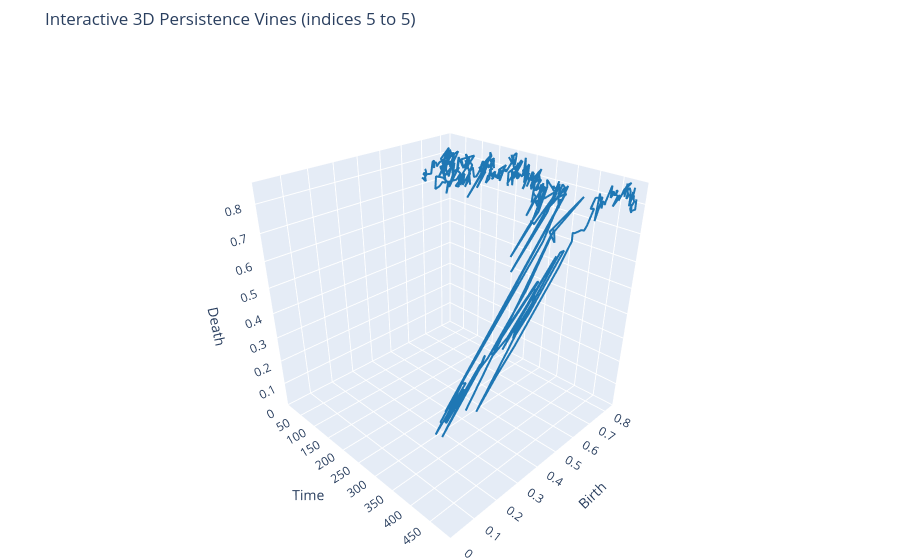

This figure's notebook cell:
### Code cell
plotly_vines_3d(vines_H1, start_idx=5, end_idx=5)

### Figure 1 — Plotly figure (JSON) as saved in the notebook; plotly's stock layout.template omitted (floating-point values rounded to 4 significant figures; data arrays with more than 128 entries replaced by an {"elided": "..."} marker saying what was removed)
{"data": [{"hovertemplate": "vine=vine_5<br>time=%{x:.0f}<br>birth=%{y:.3f}<br>death=%{z:.3f}<extra></extra>", "line": {"color": "#1f77b4", "width": 4}, "mode": "lines", "name": "vine_5", "type": "scatter3d", "x": {"elided": "470 int values"}, "y": {"elided": "470 float values"}, "z": {"elided": "470 float values"}}], "layout": {"legend": {"bgcolor": "rgba(255,255,255,0.5)", "bordercolor": "gray", "borderwidth": 1, "itemsizing": "constant", "x": 0.8, "y": 0.9}, "margin": {"b": 0, "l": 0, "r": 0, "t": 50}, "scene": {"camera": {"eye": {"x": 1.5, "y": -1.5, "z": 1.2}}, "xaxis": {"nticks": 10, "range": [0, 499], "title": {"text": "Time"}}, "yaxis": {"nticks": 10, "range": [0, 0.8511], "title": {"text": "Birth"}}, "zaxis": {"nticks": 10, "range": [0, 0.8704], "title": {"text": "Death"}}}, "title": {"text": "Interactive 3D Persistence Vines (indices 5 to 5)"}}}
